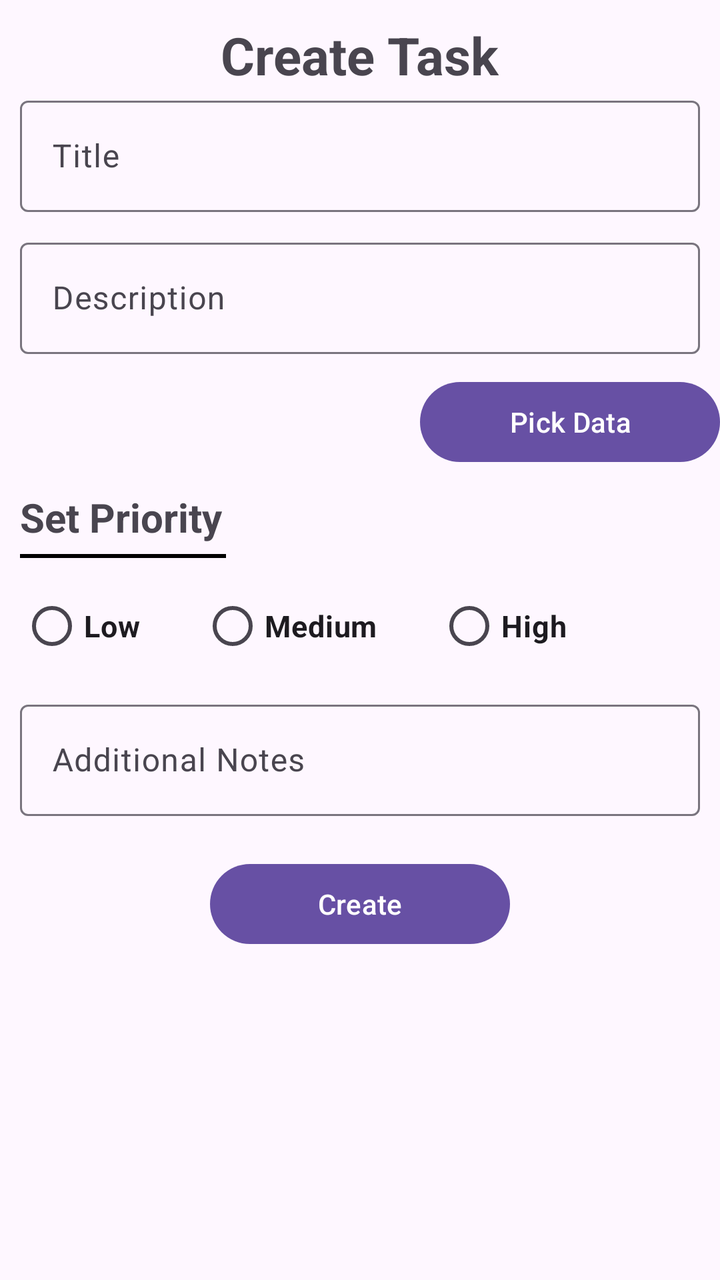
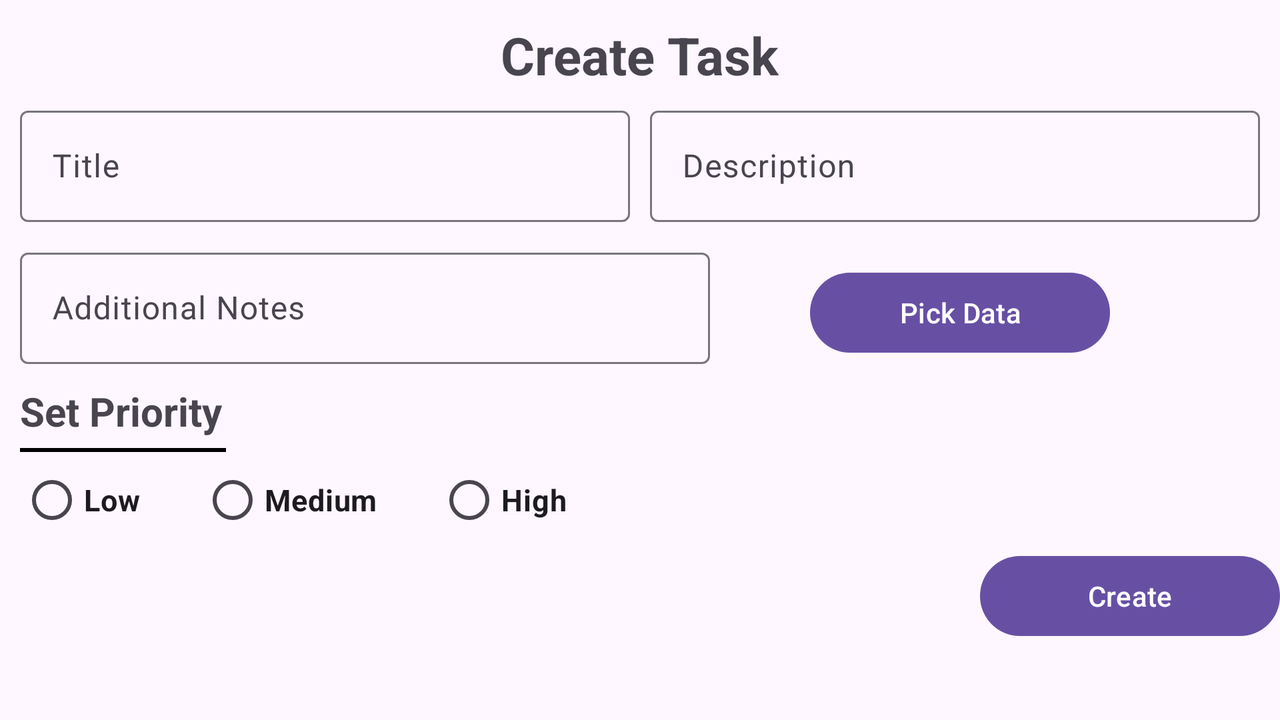

The same Android screen from two of the app's own layout files: first res/layout/ as a phone draws it, then the repository's variant for another configuration, drawn on a device whose configuration selects that folder. Both files follow.
<!-- AndroidManifest.xml: application theme Theme.Task_Master -->
<!-- res/layout/activity_create_tasks.xml -->
<?xml version="1.0" encoding="utf-8"?>
<LinearLayout xmlns:android="http://schemas.android.com/apk/res/android"
    xmlns:app="http://schemas.android.com/apk/res-auto"
    xmlns:tools="http://schemas.android.com/tools"
    android:id="@+id/main"
    android:orientation="vertical"
    android:layout_width="match_parent"
    android:layout_height="match_parent"
    tools:context=".CreateTasks">


    <TextView
        android:id="@+id/tvCreateTask"
        android:layout_width="wrap_content"
        android:layout_height="wrap_content"
        android:textSize="26sp"
        android:textStyle="bold"
        android:layout_gravity="center"
        android:text="@string/create_task"
        android:layout_marginTop="10dp"

        />

    <com.google.android.material.textfield.TextInputLayout
        android:layout_width="match_parent"
        android:layout_height="wrap_content"
        android:layout_marginLeft="10dp"
        android:layout_marginRight="10dp"
        >


        <com.google.android.material.textfield.TextInputEditText
            android:layout_width="match_parent"
            android:layout_height="wrap_content"
            android:hint="Title"
            android:id="@+id/etTitle"
            android:inputType="text"
            />
    </com.google.android.material.textfield.TextInputLayout>

    <com.google.android.material.textfield.TextInputLayout
        android:layout_width="match_parent"
        android:layout_height="wrap_content"
        android:layout_marginTop="10dp"
        android:layout_marginLeft="10dp"
        android:layout_marginRight="10dp"
        >


        <com.google.android.material.textfield.TextInputEditText
            android:layout_width="match_parent"
            android:layout_height="wrap_content"
            android:hint="Description"
            android:id="@+id/etDescription"
            android:inputType="text"
            />
    </com.google.android.material.textfield.TextInputLayout>

    <Button
        android:layout_width="150dp"
        android:layout_height="wrap_content"
        android:text="@string/pick_data"
        android:id="@+id/btnPickDate"
        android:layout_gravity="end"
        android:layout_marginTop="10dp"
        />

    <TextView
        android:id="@+id/tvPriority"
        android:layout_width="wrap_content"
        android:layout_height="wrap_content"
        android:textSize="20sp"
        android:textStyle="bold"
        android:text="@string/set_priority"
        android:layout_marginTop="10dp"
        android:layout_marginLeft="10dp"


        />

    <View
        android:layout_width="103dp"
        android:layout_height="2dp"
        android:layout_marginLeft="10dp"
        android:layout_marginTop="5dp"
        android:background="@color/black"

        />

    <RadioGroup
        android:layout_width="wrap_content"
        android:layout_height="wrap_content"
        android:layout_marginTop="10dp"
        android:layout_marginLeft="10dp"
        android:orientation="horizontal"
        android:id="@+id/rgPriority"
        >

    <RadioButton
        android:layout_width="wrap_content"
        android:layout_height="wrap_content"
        android:text="@string/low"
        android:id="@+id/rbLow"
        android:textSize="15sp"
        android:textStyle="bold"

        />

        <RadioButton
            android:layout_width="wrap_content"
            android:layout_height="wrap_content"
            android:text="@string/medium"
            android:id="@+id/rbMedium"
            android:textSize="15sp"
            android:textStyle="bold"
            android:layout_marginLeft="30dp"
            />

        <RadioButton
            android:layout_width="wrap_content"
            android:layout_height="wrap_content"
            android:text="@string/high"
            android:id="@+id/rbHigh"
            android:textSize="15sp"
            android:textStyle="bold"
            android:layout_marginLeft="30dp"
            />

    </RadioGroup>

    <com.google.android.material.textfield.TextInputLayout
        android:layout_width="match_parent"
        android:layout_height="wrap_content"
        android:layout_marginTop="10dp"
        android:layout_marginLeft="10dp"
        android:layout_marginRight="10dp"
        >
        <com.google.android.material.textfield.TextInputEditText
            android:layout_width="match_parent"
            android:layout_height="wrap_content"
            android:hint="Additional Notes"
            android:id="@+id/etAddNotes"
            android:inputType="text"
            />
    </com.google.android.material.textfield.TextInputLayout>

    <Button
        android:id="@+id/btnCreate"
        android:layout_width="150dp"
        android:layout_height="wrap_content"
        android:text="@string/create"
        android:layout_marginTop="20dp"
        android:layout_gravity="center"
        />


</LinearLayout>
<!-- resources referenced by this layout -->
<resources>
  <string name="create">Create</string>
  <string name="create_task">Create Task</string>
  <string name="high">High</string>
  <string name="low">Low</string>
  <string name="medium">Medium</string>
  <string name="pick_data">Pick Data</string>
  <string name="set_priority">Set Priority</string>
  <style name="Theme.Task_Master" parent="Base.Theme.Task_Master" />
  <style name="Base.Theme.Task_Master" parent="Theme.Material3.DayNight.NoActionBar">
          
          
      </style>
</resources>
<!-- res/layout-land/activity_create_tasks.xml (the repository's variant of the layout above) -->
<!-- drawn on the phone turned sideways -->
<?xml version="1.0" encoding="utf-8"?>
<LinearLayout xmlns:android="http://schemas.android.com/apk/res/android"
    xmlns:app="http://schemas.android.com/apk/res-auto"
    xmlns:tools="http://schemas.android.com/tools"
    android:id="@+id/main"
    android:orientation="vertical"
    android:layout_width="match_parent"
    android:layout_height="match_parent"
    tools:context=".CreateTasks">


    <TextView
        android:id="@+id/tvCreateTask"
        android:layout_width="wrap_content"
        android:layout_height="wrap_content"
        android:textSize="26sp"
        android:textStyle="bold"
        android:layout_gravity="center"
        android:text="@string/create_task"
        android:layout_marginTop="10dp"
        />

    <LinearLayout
        android:layout_width="match_parent"
        android:layout_height="wrap_content"
        android:orientation="horizontal"
        android:layout_marginTop="5dp"
        >

        <com.google.android.material.textfield.TextInputLayout
            android:layout_width="0dp"
            android:layout_height="wrap_content"
            android:layout_weight="1"
            android:layout_marginLeft="10dp"
            >

            <com.google.android.material.textfield.TextInputEditText
                android:layout_width="match_parent"
                android:layout_height="wrap_content"
                android:hint="Title"
                android:id="@+id/etTitle"
                android:inputType="text"
                />
        </com.google.android.material.textfield.TextInputLayout>

        <com.google.android.material.textfield.TextInputLayout
            android:layout_width="0dp"
            android:layout_height="wrap_content"
            android:layout_weight="1"
            android:layout_marginLeft="10dp"
            android:layout_marginRight="10dp"
            >


            <com.google.android.material.textfield.TextInputEditText
                android:layout_width="match_parent"
                android:layout_height="wrap_content"
                android:hint="Description"
                android:id="@+id/etDescription"
                android:inputType="text"
                />
        </com.google.android.material.textfield.TextInputLayout>
    </LinearLayout>

    <LinearLayout
        android:layout_width="match_parent"
        android:layout_height="wrap_content"
        android:orientation="horizontal"
        >

        <com.google.android.material.textfield.TextInputLayout
            android:layout_width="345dp"
            android:layout_height="wrap_content"
            android:layout_marginTop="10dp"
            android:layout_marginLeft="10dp"
            >
            <com.google.android.material.textfield.TextInputEditText
                android:layout_width="match_parent"
                android:layout_height="wrap_content"
                android:hint="Additional Notes"
                android:id="@+id/etAddNotes"
                android:inputType="text"
                />
        </com.google.android.material.textfield.TextInputLayout>

        <Button
            android:layout_width="150dp"
            android:layout_height="wrap_content"
            android:text="@string/pick_data"
            android:id="@+id/btnPickDate"
            android:layout_gravity="center"
            android:layout_marginTop="10dp"
            android:layout_marginStart="50dp"
            />

    </LinearLayout>

    <TextView
        android:id="@+id/tvPriority"
        android:layout_width="wrap_content"
        android:layout_height="wrap_content"
        android:textSize="20sp"
        android:textStyle="bold"
        android:text="@string/set_priority"
        android:layout_marginLeft="10dp"
        android:layout_marginTop="10dp"


        />

    <View
        android:layout_width="103dp"
        android:layout_height="2dp"
        android:layout_marginLeft="10dp"
        android:layout_marginTop="5dp"
        android:background="@color/black"

        />


    <RadioGroup
        android:layout_width="wrap_content"
        android:layout_height="wrap_content"
        android:layout_marginLeft="10dp"
        android:orientation="horizontal"
        android:id="@+id/rgPriority"
        >

        <RadioButton
            android:layout_width="wrap_content"
            android:layout_height="wrap_content"
            android:text="@string/low"
            android:id="@+id/rbLow"
            android:textSize="15sp"
            android:textStyle="bold"

            />

        <RadioButton
            android:layout_width="wrap_content"
            android:layout_height="wrap_content"
            android:text="@string/medium"
            android:id="@+id/rbMedium"
            android:textSize="15sp"
            android:textStyle="bold"
            android:layout_marginLeft="30dp"
            />

        <RadioButton
            android:layout_width="wrap_content"
            android:layout_height="wrap_content"
            android:text="@string/high"
            android:id="@+id/rbHigh"
            android:textSize="15sp"
            android:textStyle="bold"
            android:layout_marginLeft="30dp"
            />

    </RadioGroup>


    <Button
        android:id="@+id/btnCreate"
        android:layout_width="150dp"
        android:layout_height="wrap_content"
        android:text="@string/create"
        android:layout_gravity="end"
        />


</LinearLayout>
